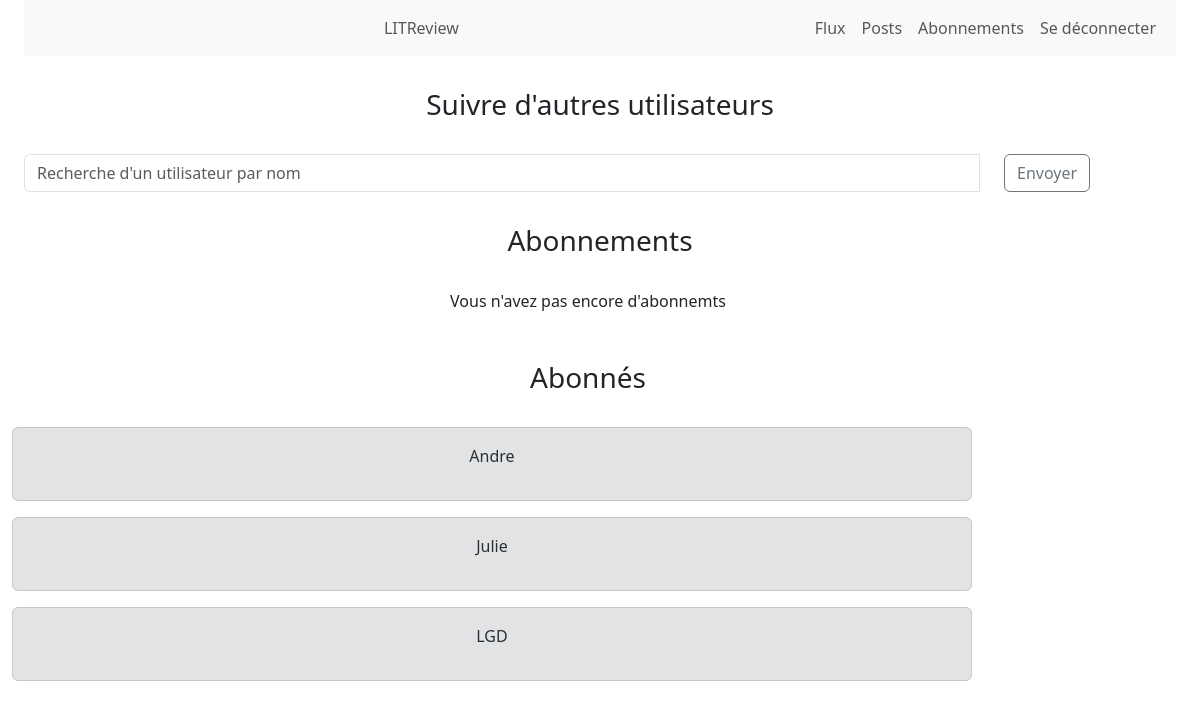
The app's page /subscribe-page/ (signed in) with its own data.
### blog/models.py (models this page shows, shortened)
class UserFollows(models.Model):
    user = models.ForeignKey(settings.AUTH_USER_MODEL,
                             on_delete=models.CASCADE, related_name='user')
    followed_user = models.ForeignKey(settings.AUTH_USER_MODEL,
                                      on_delete=models.CASCADE, related_name='followed_user')
    class Meta:
        unique_together = ('user', 'followed_user', )

### authenticate/models.py (models this page shows)
class User(AbstractUser):
    pass

### blog/views.py (the view, shortened to what this page needs)
@login_required
def subscription_main_page(request):
    user = get_user_model()
    exist = User.objects.exclude(pk=request.user.id)
    following_user = models.UserFollows.objects.filter(
        user=request.user)
    followed_by_user = models.UserFollows.objects.filter(
        followed_user=request.user)
    message = None
    return render(request, "blog/subscription-page.html",
                  context={'following_user': following_user,
                           'followed_by_user': followed_by_user,
                           'exist': exist, 'message': message})

### blog/templates/blog/subscription-page.html (shortened to what this page needs)
{% extends 'base.html' %}
{% load crispy_forms_tags %}
{% block content %}
<div class="container-fluid">
    <h3 class="text-center p-3 my-3">Suivre d'autres utilisateurs</h3>
    {% include 'blog/subscribe.html' %}
</div>
<h3 class="text-center p-3 my-3">Abonnements</h3>
<div class='container-fluid row '>
    {% include 'blog/display-subscribers.html' %}
</div>
{% endblock content %}

### blog/templates/blog/display-subscribers.html (shortened to what this page needs)
    {% if not following_user%}
    <p class= "text-center">Vous n'avez pas encore d'abonnemts</p>
    {% endif %}
<h3 class="text-center p-3 my-3">Abonnés</h3>
{% for username in followed_by_user %}
    <div class="alert alert-secondary col-lg-10">
        <p class="text-center">{{username.user}}</p>
    </div>
{% endfor %}

### blog/static/blog/styles.css (style rules this page uses)
:root { --star-size: 30px; --star-color: #ada9a9; --star-background: #fc0; }

### records on screen
UserFollows: user "Andre"
UserFollows: user "Julie"
UserFollows: user "LGD"
